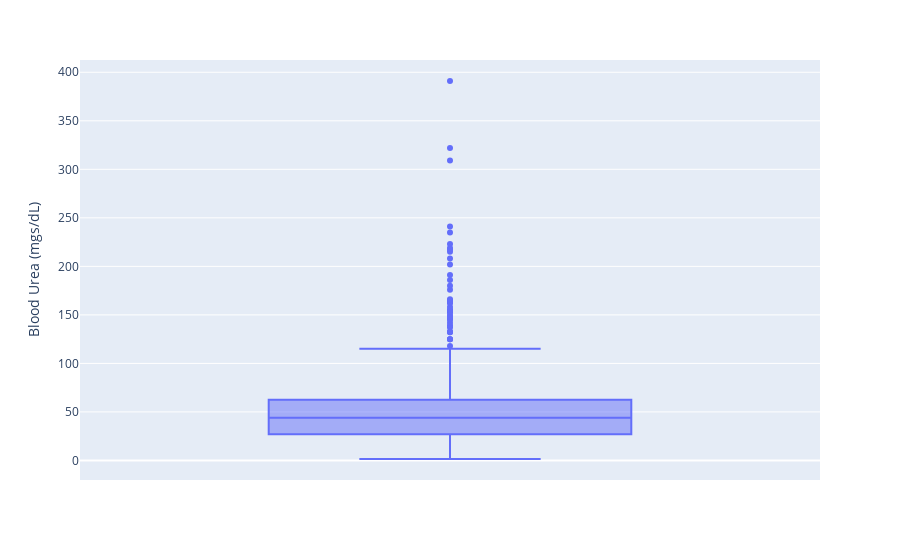

Write notebook code for a chart like this one.
### Code cell
fig1 = px.box(df['Blood Urea (mgs/dL)'],y='Blood Urea (mgs/dL)')
fig1.show()

### Figure 1 — Plotly figure (JSON) as saved in the notebook; plotly's stock layout.template omitted (floating-point values rounded to 4 significant figures; data arrays with more than 128 entries replaced by an {"elided": "..."} marker saying what was removed)
{"data": [{"alignmentgroup": "True", "hovertemplate": "Blood Urea (mgs/dL)=%{y}<extra></extra>", "legendgroup": "", "marker": {"color": "#636efa"}, "name": "", "notched": false, "offsetgroup": "", "orientation": "v", "showlegend": false, "type": "box", "x0": " ", "xaxis": "x", "y": {"elided": "400 float values"}, "y0": " ", "yaxis": "y"}], "layout": {"boxmode": "group", "legend": {"tracegroupgap": 0}, "margin": {"t": 60}, "xaxis": {"anchor": "y", "domain": [0, 1]}, "yaxis": {"anchor": "x", "domain": [0, 1], "title": {"text": "Blood Urea (mgs/dL)"}}}}
